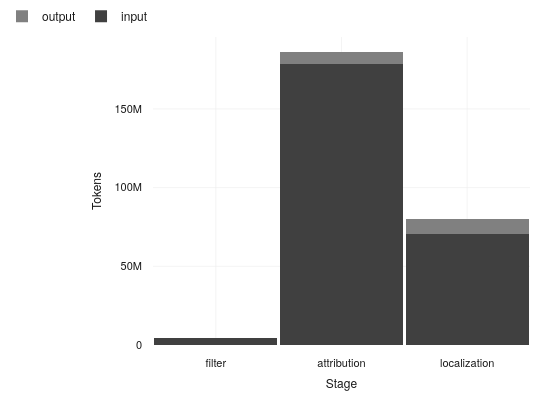

The notebook cell this image was saved under:
### Markdown cell above
## Token cost per stage

Reconstruction is three LLM stages, and each one bills for what it reads and what it writes.
The traces record the usage the provider reported on every `llm_end` event, so the cost of the
live run is recoverable from the same assets the yield is read from.

The four counts are **not** disjoint. `reasoning` is part of the completion the model billed as
output, and `cached` is the part of the prompt that was served from the provider's cache and
billed at a reduced rate. Only `input + output` sums to the total, so only those two are stacked;
`reasoning` and `cached` are reported beside them as the share of output and input they account
for. The provider's own numbers are not always internally consistent (a completion of 4096 tokens
reported alongside 4099 reasoning tokens), so no count is derived from another by subtraction.

### Code cell
# Token usage of the live run, per stage, from the usage the provider reported on each llm_end
# event. TokenProcessor is the pipeline's own extractor: it normalises LangChain's two usage
# shapes (llm_output.token_usage and the per-generation usage_metadata) and the provider's
# cache-key variants, so the counts here are the ones the assets themselves log.
import plotly.graph_objects as go

from benchmark.attribution.evaluation import TokenProcessor


class StageTokens:
    """Sums the reported token usage of one stage's trace asset.

    The trace rows are read from the same cached blobs the yield is read from, filtered down to
    the llm_end events at the parquet level: the payload column is the bulk of a trace, and only
    those rows carry usage. A row whose payload is null is a run that failed before emitting any
    event, and carries no usage.
    """

    def __init__(self, store, processor):
        self._store = store
        self._processor = processor

    def collect(self, stage, key, version):
        table = self._store.asset(
            key=key,
            version=version,
            partition="*",
            columns=["trace", "node", "event", "payload"],
            filters=[("event", "=", "llm_end")],
        )
        totals = {"input": 0, "output": 0, "cached": 0, "reasoning": 0}
        calls = 0
        for payload in pl.from_arrow(table)["payload"]:
            if payload is None:
                continue
            usage = self._processor.process(self._span(json.loads(payload)))
            if not usage:
                continue
            calls += 1
            for field in totals:
                totals[field] += usage[f"llm.tokens.{field}"]
        return {"stage": stage, "calls": calls, **totals}

    def _span(self, payload):
        # TokenProcessor reads only .kind and .payload; an llm_end row is an llm span by
        # definition, so the eleven-field Span dataclass is not needed to ask it for the usage.
        return type("LLMSpan", (), {"kind": "llm", "payload": payload})()


tokens = pl.DataFrame(
    [
        StageTokens(store, TokenProcessor()).collect(stage, key, version)
        for stage, key, version in (
            ("filter", "filter-change-labels", "3.0.0"),
            ("attribution", "attribution-change-trace", "2.1.0"),
            ("localization", "localization-change-trace", "3.1.0"),
        )
    ]
).with_columns((pl.col("input") + pl.col("output")).alias("total"))

report = pl.concat(
    [
        tokens,
        tokens.select(
            pl.lit("all").alias("stage"),
            pl.col("calls", "input", "output", "cached", "reasoning", "total").sum(),
        ),
    ]
).select(
    "stage",
    "calls",
    "input",
    "output",
    "total",
    "cached",
    (100 * pl.col("cached") / pl.col("input")).round(1).alias("cached_%_of_input"),
    "reasoning",
    (100 * pl.col("reasoning") / pl.col("output"))
    .round(1)
    .alias("reasoning_%_of_output"),
)

### Figure 1 — Plotly figure (JSON) as saved in the notebook; plotly's stock layout.template omitted (floating-point values rounded to 4 significant figures)
{"data": [{"marker": {"color": "#404040"}, "name": "input", "type": "bar", "x": ["filter", "attribution", "localization"], "y": [4560878, 178227435, 70404445]}, {"marker": {"color": "#808080"}, "name": "output", "type": "bar", "x": ["filter", "attribution", "localization"], "y": [47372, 7664520, 9846474]}], "layout": {"barmode": "stack", "height": 400, "legend": {"orientation": "h", "x": 0, "y": 1.02, "yanchor": "bottom"}, "width": 560, "xaxis": {"title": {"text": "Stage"}}, "yaxis": {"title": {"text": "Tokens"}}}}
